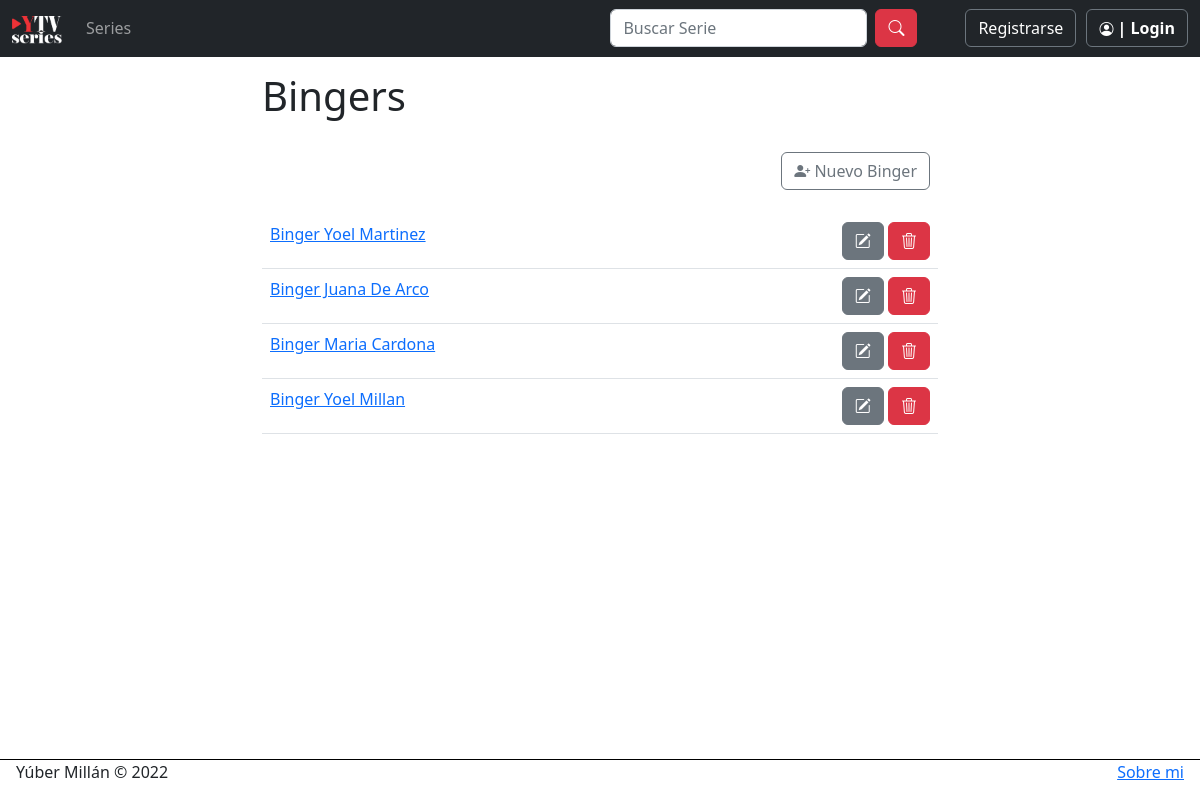
/usuarios/bingers, run on an earlier commit of the app's database.
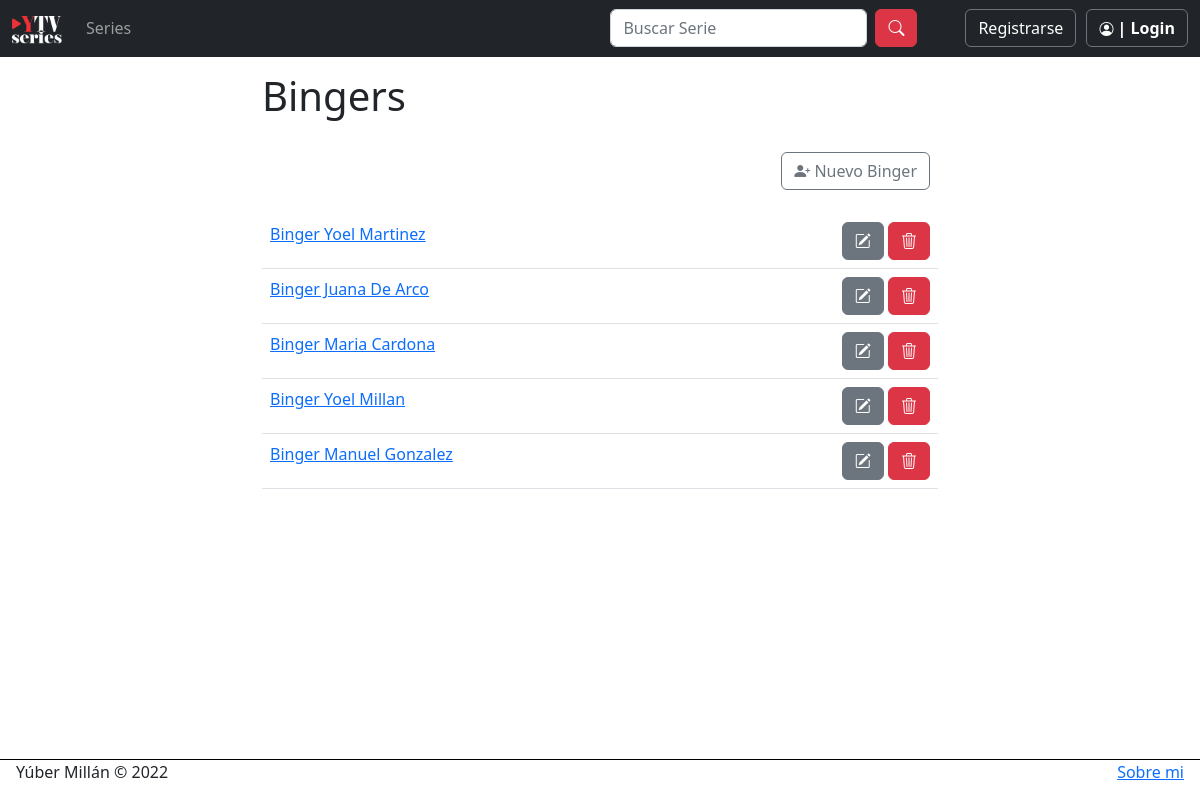
And on a later commit of the database.
### usuarios/models.py (models this page shows)
class Binger(models.Model):
    nombre = models.CharField(max_length=50)
    apellido = models.CharField(max_length=50)
    email = models.EmailField()
    alias = models.CharField(max_length=20)
    def __str__(self):
        return f"Binger {self.nombre} {self.apellido}"

### usuarios/views.py (the view)
# urls.py: path("bingers", views.bingers, name="ListaBingers"),
def bingers(request):
    user = Binger.objects.all()
    return render(request, "usuarios/bingers.html", {"bingers": user})

### usuarios/templates/usuarios/bingers.html (shortened to what this page needs)
{% extends 'layout.html' %}
{% block contenido %}
    <h1>Bingers</h1>
    <div class="py-4" style="float: right; margin-right: 8px;"><a class="btn btn-outline-secondary" href="{% url 'NuevoBinger' %}"><i class="bi bi-person-plus-fill"></i> Nuevo Binger</a></div>
    <table class="table">
        {% for user in bingers %}
            <tr>
                <td style="max-width: 200px;"><a href="{% url 'VerBinger' user.id %}">{{ user }}</a></td>
                <td><div style="float: right;">
                    <a class="btn btn-secondary" href="{% url 'EditarBinger' user.id %}"><i class="bi bi-pencil-square"></i></a>
                    <a class="btn btn-danger" href="{% url 'EliminarBinger' user.id %}"><i class="bi bi-trash3"></i></a>
                </div></td>
            </tr>
        {% endfor %}
    </table>
{% endblock contenido %}

### usuarios/templates/layout.html (shortened to what this page needs)
{% load static %}
<!DOCTYPE html>
<html lang="en">
<head>
    <link href="https://cdn.jsdelivr.net/npm/bootstrap@5.2.0-beta1/dist/css/bootstrap.min.css" rel="stylesheet">
    <link rel="stylesheet" href="https://cdn.jsdelivr.net/npm/bootstrap-icons@1.8.2/font/bootstrap-icons.css">
</head>
<body style="margin: 0;">
    <nav class="navbar navbar-expand-lg navbar-dark bg-dark fixed-top">
        <div class="container-fluid">
          <a class="navbar-brand" href="{% url 'Inicio' %} "><img src="/media/YTVSerie-small-white.png" alt="" width="50" height="28"></a>
          <div class="collapse navbar-collapse" id="navbarSupportedContent">
            <ul class="navbar-nav me-auto mb-2 mb-lg-0">
              <li class="nav-item">
                <a class="nav-link" href=" {% url 'SerieList' %} ">Series</a>
              </li>
            </ul>
            <form class="d-flex mx-5" role="search" action="/paginas/buscar/" method="GET">
              <input class="form-control me-2" type="search" placeholder="Buscar Serie" aria-label="Search" name="nombre" id="nombre">
              <button class="btn btn-danger" type="submit"><i class="bi bi-search"></i></button>
            </form>
            {% if not user.is_authenticated%}
              <a style="color:white; margin-right:10px;" class="btn btn-outline-secondary" href=" {% url 'Register' %} ">Registrarse</a>
              <a style="color:white; font-weight: bold;" class="btn btn-outline-secondary" href=" {% url 'Login' %} "><i class="bi bi-person-circle" style= "font-size: 14px"></i> | Login</a>
            {% else %}
              <a style="color:white;" class="btn btn-outline-secondary" href=" {% url 'Logout' %} "><i class="bi bi-person-circle"></i>  {{ user.username }} | Logout</a>
            {% endif %}
          </div>
        </div>
      </nav>
    <div style="display: flex; flex-direction: column; min-height: 100vh;">
        <div style="flex-grow: 1; padding-inline: 1rem;">
        <div class="container mt-4 pt-5">
            {% block contenido %}
            {% endblock contenido %}
        </div>
        </div>
        <div style="flex-wrap: wrap; border-top: 1px solid black; padding-inline: 1rem;">
            <footer style="display: flex; justify-content: space-between;">
                <p>
                    Yúber Millán © 2022
                </p>
                <p>
                    <a href="{% url 'About' %} ">Sobre mi</a>
                </p>
            </footer>
        </div>
    </div>
</body>
</html>

### usuarios/templates/layout.html (style rules this page uses)
.container { max-width: 700px; }

What changed in the data, as far as the page shows it:
added Binger: nombre+apellido "Binger Manuel Gonzalez"
